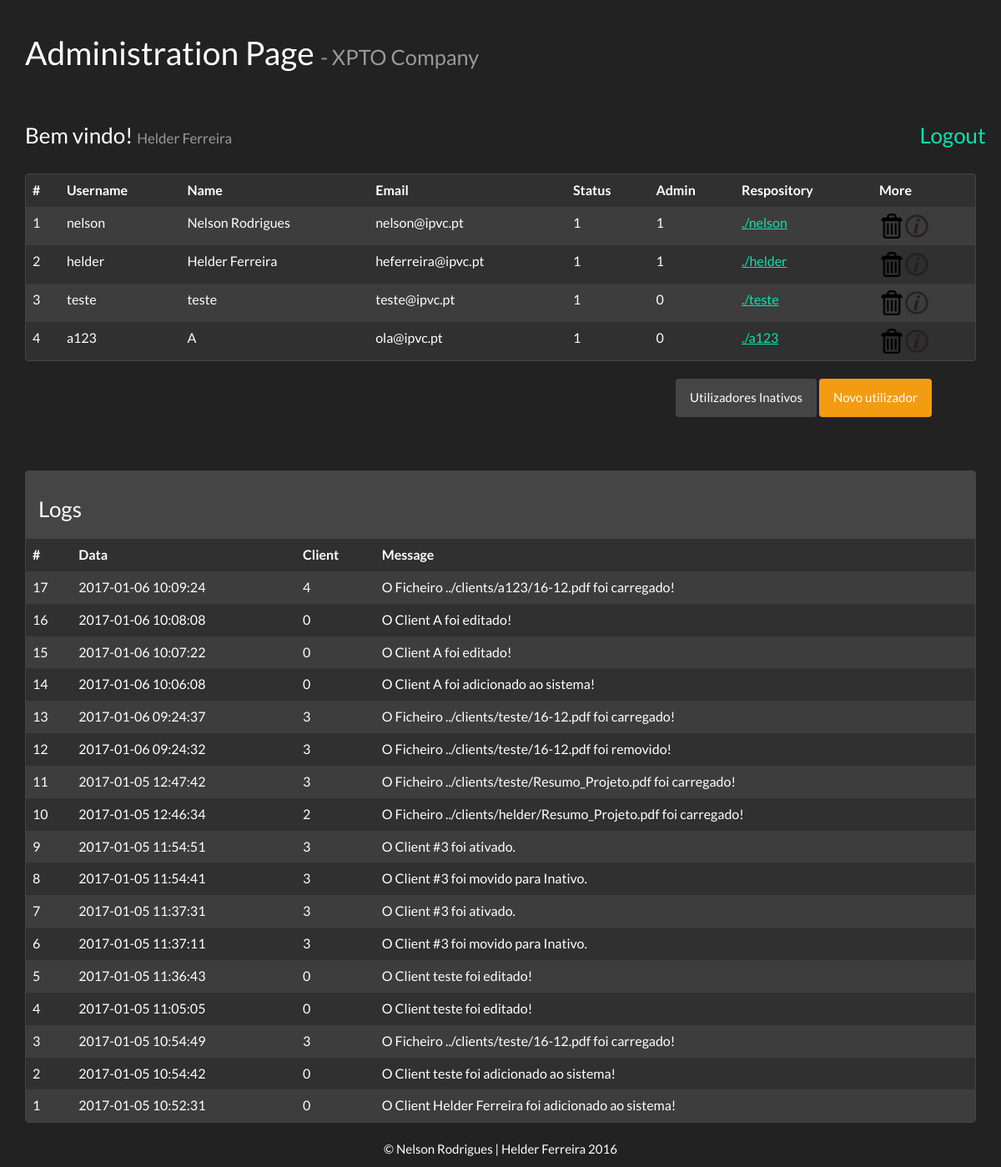
Page /code/ahome.php (signed in) on the committed database.
### tables this page shows
CREATE TABLE IF NOT EXISTS `users` (
  `id_user` int(11) NOT NULL AUTO_INCREMENT,
  `name` varchar(50) NOT NULL,
  `username` varchar(50) NOT NULL,
  `password` varchar(50) NOT NULL,
  `email` varchar(100) NOT NULL,
  `isadmin` tinyint(1) NOT NULL,
  `status` tinyint(1) NOT NULL,
  PRIMARY KEY (`id_user`)
);

CREATE TABLE IF NOT EXISTS `activiry` (
  `id_activity` int(11) NOT NULL AUTO_INCREMENT,
  `comment` varchar(400) NOT NULL,
  `date` timestamp NOT NULL DEFAULT CURRENT_TIMESTAMP ON UPDATE CURRENT_TIMESTAMP,
  `id_client` int(11) NOT NULL,
  PRIMARY KEY (`id_activity`)
);

### code/ahome.php (the view, shortened to what this page needs)
<html>
    <?php include 'header.php'; ?>
    <body>
        <div class="container">
            <div class="page-header">
              <h1>Administration Page <small> - XPTO Company</small> </h1>
            </div>
            <div class="row">
                <div class="col-md-11">
                    <h3>Bem vindo! <small><?php echo $_SESSION['name'];?></small></h3>
                </div>
                <div class="col-md-1">
                    <h3><a href="logout.php">Logout</a></h3>
                </div>
            </div>
            <br>
            <div class="panel panel-default">
                <table class="table table-hover table-striped">
                    <thead>
                      <tr>
                        <th>#</th>
                        <th>Username</th>
                        <th>Name</th>
                        <th>Email</th>
                        <th>Status</th>
                        <th>Admin</th>
                        <th>Respository</th>
                        <th>More</th>
                      </tr>
                    </thead>
                    <tbody>
                        <?php
                            include_once 'connection.php';
                            $q = "select * from users";
                            $result = $conn->query($q);
                            if ($result->num_rows > 0) {
                                while($row = $result->fetch_assoc()) {
                                    if($row['status'] == 1){
                                        echo "<tr>";
                                        echo "<td>".$row["id_user"]."</td>";
                                        echo "<td>".$row["username"]."</td>";
                                        echo "<td>".$row["name"]."</td>";
                                        echo "<td>".$row["email"]."</td>";
                                        echo "<td>".$row["status"]."</td>";
                                        echo "<td>".$row["isadmin"]."</td>";
                                        echo '<td><a href="repository.php?id='.$row["id_user"].'">./'.$row["username"].'</a</td>';
                                        echo '<td><a href="delete.php?id='.$row["id_user"].'"><img src="images/delete.png"style="width:30px;height:30px;"></a><a href="edit.php?id='.$row["id_user"].'"><img src="images/activity.png" style="width:30px;height:30px;"></a></td>';
                                        echo "</tr>";
                                    }
                                }
                            } else {
                                echo "0 results";
                            }
                        ?>
                    </tbody>
                </table>
            </div>
            <div class="row">
                <div class="col-md-8"></div>
                <div class="col-md-4">
                    <a href="inactiveusers.php"><button type="button" class="btn btn-default">Utilizadores Inativos</button></a>
                    <a href="registar.php"><button type="button" class="btn btn-warning">Novo utilizador</button></a>
                </div>
            </div>
            <div class="col-md-4 col-sm-offset-8">
            </div>
            <br><br><br>
            <div class="panel panel-default">
                <div class="panel-heading">
                    <h3>Logs</h3>
                </div>
                <?php
                    include_once ("logs.php");
                ?>
            </div>
        </div>
        <?php include 'footer.php'; ?>
    </body>
</html>

### code/logs.php (shortened to what this page needs)
<?php
    if(isset($_GET['id'])) {
        $id = $_GET['id'];
        $q = "SELECT * FROM activiry WHERE id_client=$id ORDER BY id_activity DESC";
    } else {
        $q = "SELECT * FROM activiry ORDER BY id_activity DESC";
    }
?>
<table class="table table-hover table-striped">
    <thead>
    <tr>
        <th>#</th>
        <th>Data</th>
        <th>Client</th>
        <th>Message</th>
    </tr>
    </thead>
    <tbody>
    <?php
    include_once 'connection.php';
    $result = $conn->query($q);
    if ($result->num_rows > 0) {
        while($row = $result->fetch_assoc()) {
            echo "<tr>";
            echo "<td>".$row["id_activity"]."</td>";
            echo "<td>".$row["date"]."</td>";
            echo "<td>".$row["id_client"]."</td>";
            echo "<td>".$row["comment"]."</td>";
            echo "</tr>";
        }
    }
    ?>
    </tbody>
</table>

### rows in the picture
users: id_user "1", username "nelson", name "Nelson Rodrigues", email "nelson@ipvc.pt", status "1", isadmin "1"
users: id_user "2", username "helder", name "Helder Ferreira", email "heferreira@ipvc.pt", status "1", isadmin "1"
users: id_user "3", username "teste", name "teste", email "teste@ipvc.pt", status "1", isadmin "0"
users: id_user "4", username "a123", name "A", email "ola@ipvc.pt", status "1", isadmin "0"
activiry: id_activity "17", date "2017-01-06 10:09:24", id_client "4", comment "O Ficheiro ../clients/a123/16-12.pdf foi carregado!"
activiry: id_activity "16", date "2017-01-06 10:08:08", id_client "0", comment "O Client A foi editado!"
activiry: id_activity "15", date "2017-01-06 10:07:22", id_client "0", comment "O Client A foi editado!"
activiry: id_activity "14", date "2017-01-06 10:06:08", id_client "0", comment "O Client A foi adicionado ao sistema!"
activiry: id_activity "13", date "2017-01-06 09:24:37", id_client "3", comment "O Ficheiro ../clients/teste/16-12.pdf foi carregado!"
activiry: id_activity "12", date "2017-01-06 09:24:32", id_client "3", comment "O Ficheiro ../clients/teste/16-12.pdf foi removido!"
activiry: id_activity "11", date "2017-01-05 12:47:42", id_client "3", comment "O Ficheiro ../clients/teste/Resumo_Projeto.pdf foi carregado!"
activiry: id_activity "10", date "2017-01-05 12:46:34", id_client "2", comment "O Ficheiro ../clients/helder/Resumo_Projeto.pdf foi carregado!"
activiry: id_activity "9", date "2017-01-05 11:54:51", id_client "3", comment "O Client #3 foi ativado."
activiry: id_activity "8", date "2017-01-05 11:54:41", id_client "3", comment "O Client #3 foi movido para Inativo."
activiry: id_activity "7", date "2017-01-05 11:37:31", id_client "3", comment "O Client #3 foi ativado."
activiry: id_activity "6", date "2017-01-05 11:37:11", id_client "3", comment "O Client #3 foi movido para Inativo."
activiry: id_activity "5", date "2017-01-05 11:36:43", id_client "0", comment "O Client teste foi editado!"
activiry: id_activity "4", date "2017-01-05 11:05:05", id_client "0", comment "O Client teste foi editado!"
activiry: id_activity "3", date "2017-01-05 10:54:49", id_client "3", comment "O Ficheiro ../clients/teste/16-12.pdf foi carregado!"
activiry: id_activity "2", date "2017-01-05 10:54:42", id_client "0", comment "O Client teste foi adicionado ao sistema!"
activiry: id_activity "1", date "2017-01-05 10:52:31", id_client "0", comment "O Client Helder Ferreira foi adicionado ao sistema!"

### other values in the picture
$_SESSION['name'] "Helder Ferreira"
